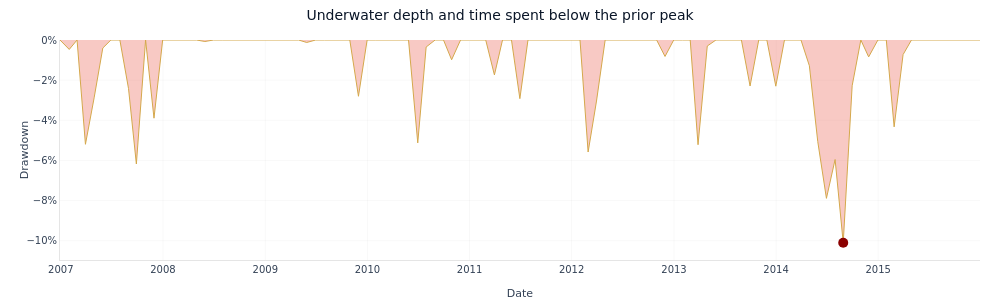

The code cell stored with this chart in its notebook:
### Markdown cell above
**Drawdown underwater.** Underwater curve over the strategy series;
reads against §4's max-drawdown number.

### Code cell
fig_underwater = plot_drawdown_underwater(pa)
fig_underwater.update_layout(title="Underwater depth and time spent below the prior peak")
fig_underwater.show()

### Figure 1 — Plotly figure (JSON) as saved in the notebook; plotly's stock layout.template omitted (floating-point values rounded to 4 significant figures)
{"data": [{"fill": "tozeroy", "fillcolor": "rgba(231, 76, 60, 0.3)", "hovertemplate": "Date: %{x}<br>Drawdown: %{y:.2%}<extra></extra>", "line": {"color": "#D4A84B", "width": 1}, "mode": "lines", "name": "Drawdown", "type": "scatter", "x": ["2006-12-29", "2007-01-31", "2007-02-28", "2007-03-30", "2007-04-30", "2007-05-31", "2007-06-29", "2007-07-31", "2007-08-31", "2007-09-28", "2007-10-31", "2007-11-30", "2007-12-31", "2008-01-31", "2008-02-29", "2008-03-31", "2008-04-30", "2008-05-30", "2008-06-30", "2008-07-31", "2008-08-29", "2008-09-30", "2008-10-31", "2008-11-28", "2008-12-31", "2009-01-30", "2009-02-27", "2009-03-31", "2009-04-30", "2009-05-29", "2009-06-30", "2009-07-31", "2009-08-31", "2009-09-30", "2009-10-30", "2009-11-30", "2009-12-31", "2010-01-29", "2010-02-26", "2010-03-31", "2010-04-30", "2010-05-28", "2010-06-30", "2010-07-30", "2010-08-31", "2010-09-30", "2010-10-29", "2010-11-30", "2010-12-31", "2011-01-31", "2011-02-28", "2011-03-31", "2011-04-29", "2011-05-31", "2011-06-30", "2011-07-29", "2011-08-31", "2011-09-30", "2011-10-31", "2011-11-30", "2011-12-30", "2012-01-31", "2012-02-29", "2012-03-30", "2012-04-30", "2012-05-31", "2012-06-29", "2012-07-31", "2012-08-31", "2012-09-28", "2012-10-31", "2012-11-30", "2012-12-31", "2013-01-31", "2013-02-28", "2013-03-28", "2013-04-30", "2013-05-31", "2013-06-28", "2013-07-31", "2013-08-30", "2013-09-30", "2013-10-31", "2013-11-29", "2013-12-31", "2014-01-31", "2014-02-28", "2014-03-31", "2014-04-30", "2014-05-30", "2014-06-30", "2014-07-31", "2014-08-29", "2014-09-30", "2014-10-31", "2014-11-28", "2014-12-31", "2015-01-30", "2015-02-27", "2015-03-31", "2015-04-30", "2015-05-29", "2015-06-30", "2015-07-31", "2015-08-31", "2015-09-30", "2015-10-30", "2015-11-30", "2015-12-31"], "y": [0.0, -0.004688, 0.0, -0.05197, -0.02881, -0.004001, 0.0, 0.0, -0.02421, -0.06179, 0.0, -0.03896, 0.0, 0.0, 0.0, 0.0, 0.0, -0.0007423, 0.0, 0.0, 0.0, 0.0, 0.0, 0.0, 0.0, 0.0, 0.0, 0.0, 0.0, -0.001232, 0.0, 0.0, 0.0, 0.0, 0.0, -0.02805, 0.0, 0.0, 0.0, 0.0, 0.0, 0.0, -0.05127, -0.003502, 0.0, 0.0, -0.009863, 0.0, 0.0, 0.0, 0.0, -0.0174, 0.0, 0.0, -0.02923, 0.0, 0.0, 0.0, 0.0, 0.0, 0.0, 0.0, -0.05582, -0.03042, 0.0, 0.0, 0.0, 0.0, 0.0, 0.0, 0.0, -0.008201, 0.0, 0.0, 0.0, -0.0522, -0.003005, 0.0, 0.0, 0.0, 0.0, -0.02293, 0.0, 0.0, -0.02302, 0.0, 0.0, 0.0, -0.01284, -0.05062, -0.07891, -0.05956, -0.101, -0.02281, 0.0, -0.008423, 0.0, 0.0, -0.04329, -0.007274, 0.0, 0.0, 0.0, 0.0, 0.0, 0.0, 0.0, 0.0, 0.0]}, {"hovertemplate": "Max Drawdown<br>Date: %{x}<br>DD: %{y:.2%}<extra></extra>", "marker": {"color": "darkred", "size": 10, "symbol": "circle"}, "mode": "markers", "name": "Max DD: -10.1%", "type": "scatter", "x": ["2014-08-29"], "y": [-0.101]}], "layout": {"font": {"color": "#334155", "family": "DM Sans, DejaVu Sans, sans-serif", "size": 12}, "height": 300, "hoverlabel": {"bgcolor": "white", "font": {"family": "DM Sans, DejaVu Sans, sans-serif", "size": 13}}, "hovermode": "x unified", "legend": {"x": 0.99, "xanchor": "right", "y": 0.01, "yanchor": "bottom"}, "margin": {"b": 40, "l": 60, "r": 20, "t": 40}, "paper_bgcolor": "rgba(0,0,0,0)", "plot_bgcolor": "rgba(0,0,0,0)", "showlegend": false, "title": {"text": "Underwater depth and time spent below the prior peak"}, "width": 1000, "xaxis": {"gridcolor": "rgba(0,0,0,0.06)", "linecolor": "rgba(0,0,0,0.1)", "title": {"text": "Date"}, "zeroline": false}, "yaxis": {"gridcolor": "rgba(0,0,0,0.06)", "linecolor": "rgba(0,0,0,0.1)", "tickformat": ".0%", "title": {"text": "Drawdown"}, "zeroline": false}}}
